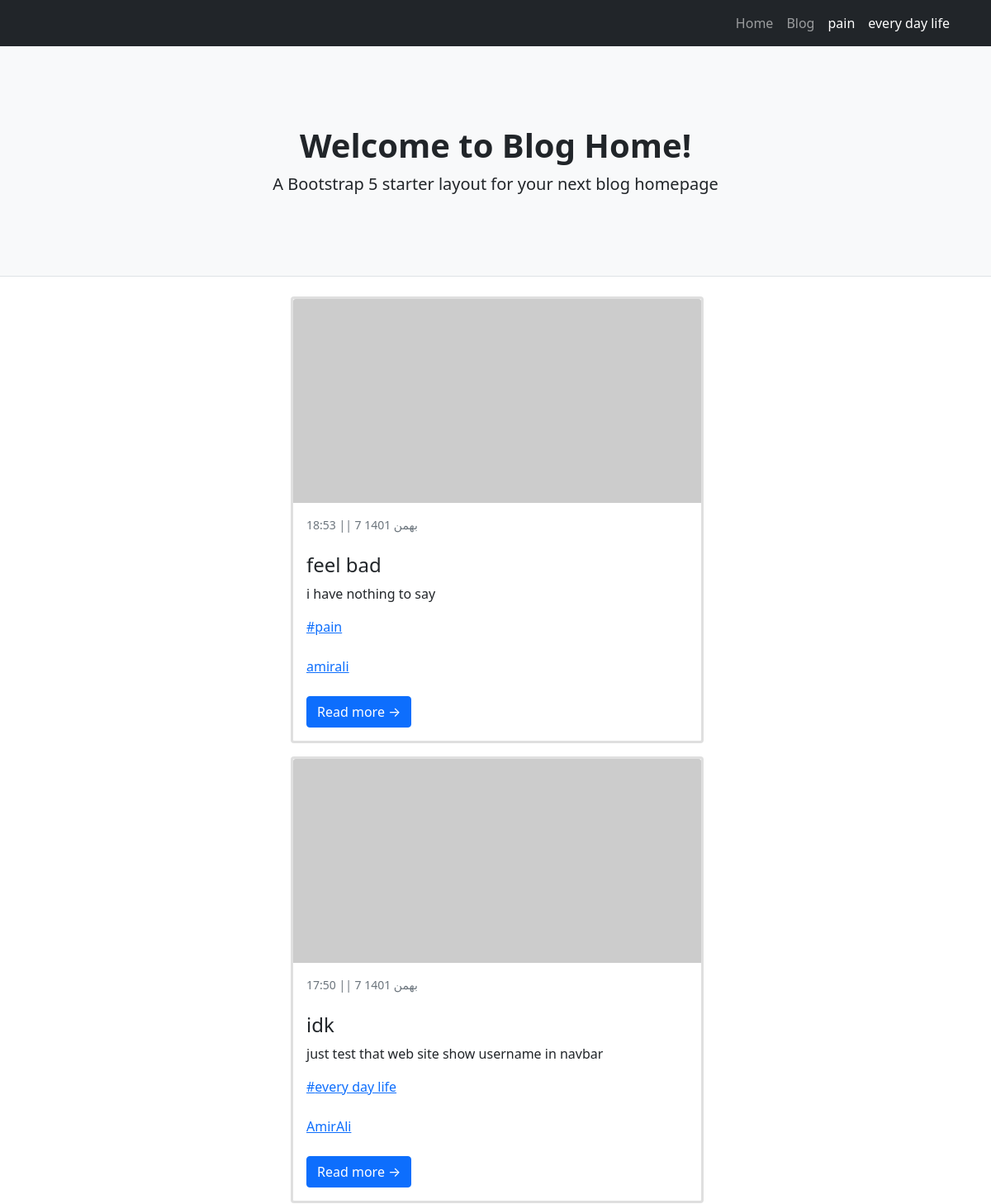
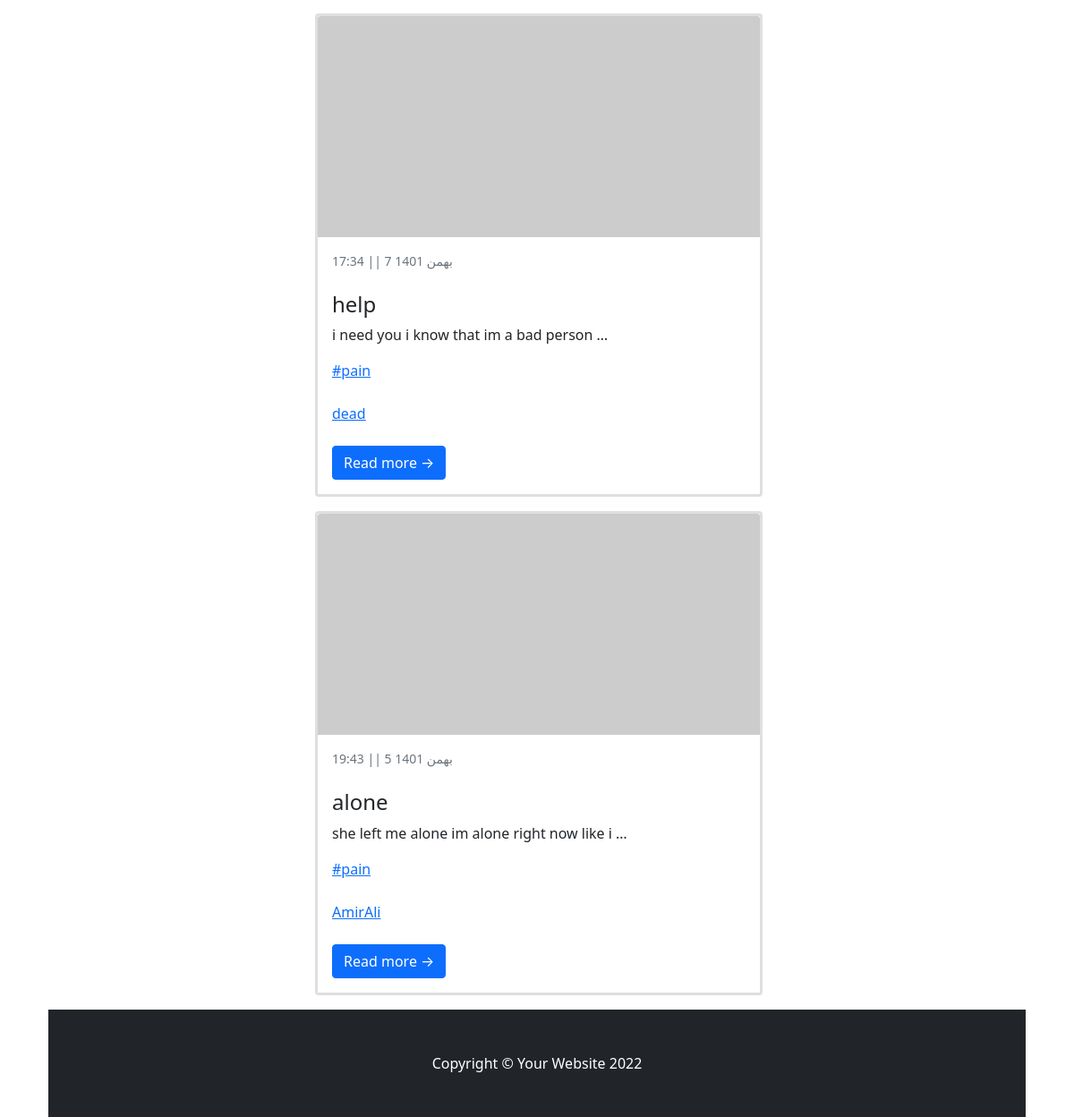
The page / on the database its author committed (2 pictures, top to bottom).
### blog/models.py (models this page shows, shortened)
class Category(models.Model):
    parent = models.ForeignKey("self",default=None,null=True,blank=True,on_delete=models.SET_NULL,related_name='children')
    title = models.CharField(max_length=200)
    slug = models.SlugField(max_length=100,unique=True)
    status = models.BooleanField(default=True,verbose_name="show")
    position = models.IntegerField(verbose_name="order")
    class Meta:
        ordering = ['parent__id','position']
    objects = CategorytManager()

class Article(models.Model):
    STATUS_CHOICES=(
        ('d','draft'),
        ("p",'publish')
    )
    author = models.ForeignKey(User,on_delete=models.SET_NULL,null=True,related_name="posts_of_author")# اختصاص دادن یک نویسدنده برای پست
    title = models.CharField(max_length=200)
    slug = models.SlugField(max_length=100,unique=True)
    category = models.ManyToManyField(Category,related_name="post_of_category")
    descriptions = models.TextField()
    publish= models.DateTimeField(default=timezone.now)
    created = models.DateTimeField(auto_now_add=True)
    updated = models.DateTimeField(auto_now=True)
    status = models.CharField(max_length=1,choices=STATUS_CHOICES)
    class Meta:
        ordering = ["-publish"]
    def jalali_get_publish(self):
         return jalali_converter(self.publish)
    jalali_get_publish.short_description = "date published"
    def category_to_str(self):
        return ", ".join([category.title for category in self.category.active()])
    category_to_str.short_description = "category"  # این اطلاعات را با چه تایتلی در پنل ادمین نشان دهد
    objects = PostManager()

### account/models.py (models this page shows)
class User(AbstractUser):   #ارث بری از کلاس یوزر خود جنگو و ایجاد یوزر جدید برای استفاده توی پروژه
    is_author = models.BooleanField(default=False)
    special_user = models.DateTimeField(default=timezone.now)
    def special_or_not(self):
        if(timezone.now() < self.special_user):   #ایا یوزر الان یوزر طلایی هست یا ن
            return True
        else:
            return False
    special_or_not.boolean = True
    special_or_not.short_description = "special user"

### blog/views.py (the view)
# urls.py: path("",Home.as_view(),name="home"),
class home(ListView):
    queryset = Article.objects.published()
    paginate_by = 5

### blog/models.py (called while the page is built)
    def active(self):
        return self.filter(status=True)

### blog/templatetags/base_tag.py (called while the page is built)
@register.inclusion_tag("blog/partial/navbar_tag.html")
def category_navbar():
    return {"category":Category.objects.filter(status = True)}

### extensions/jalali.py (called while the page is built)
    def persian_tuple(self):
        return self.persian_year, self.persian_month, self.persian_day

### extensions/utils.py (called while the page is built)
def jalali_converter(date):
    date_to_str = "{},{},{}".format(date.year,date.month,date.day)
    date_to_tuple = jalali.Gregorian(date_to_str).persian_tuple()
    date_to_list = list(date_to_tuple)
    for index , month in enumerate(ir_month):
        if date_to_list[1] == index+1:
            date_to_list[1]= month
            break
    output = f" ||  {date_to_list[2]} {date_to_list[1]} {date_to_list[0]}"
    output2 = f"    {date.hour}:{date.minute} "
    retu = [output,output2]
    return retu[1] + retu[0]

### templates/blog/article_list.html (shortened to what this page needs)
{%extends 'blog/base_list.html'%}

### templates/blog/base_list.html (shortened to what this page needs)
{%extends "blog/base.html"%}
{%block main%}
        <div class="container">
            <div class="row">
                <div class="col-lg-8">
                  {%for post in object_list%}
                  <div class="card mb-3">
                      <a href="#!"><img class="card-img-top" src="https://dummyimage.com/700x350/dee2e6/6c757d.jpg" alt="..." /></a>
                      <div class="card-body">
                          <div class="small text-muted">{{post.jalali_get_publish}}</div>
                          <h2 class="card-title h4">{{post.title}}</h2>
                          <p class="card-text">{{post.descriptions|striptags | truncatewords:10}}</p>
                            {%for cat in post.category.active%}
                            <a href='{%url "blog:category" cat.slug%}'><p class="card-text">#{{cat.title}}</p></a> <br>
                            {%endfor%}
                            <a href='{%url "blog:author" post.author%}'><p class="card-text">{{post.author}}</p></a> <br>
                          <a class="btn btn-primary" href="{%url 'blog:Details' post.slug%}">Read more →</a>
                      </div>
                  </div>
                  {%endfor%}
            </div>
        </div>
{%endblock%}

### templates/blog/partial/navbar_tag.html (shortened to what this page needs)
<div class="collapse navbar-collapse" id="navbarSupportedContent">
    <ul class="navbar-nav ms-auto mb-2 mb-lg-0">
        <li class="nav-item"><a class="nav-link" href="{%url 'blog:home'%}">Home</a></li>
        <li class="nav-item"><a class="nav-link" aria-current="page" href="{%url "blog:home"%}">Blog</a></li>
        {%for cat in category%}
            {%if cat.parent == None%}
                <li class="nav-item">
                    <a class="nav-link active" aria-current="page" href="{%url "blog:category" cat.slug %}">{{cat.title}}</a>
                </li>
            {%endif%}
        {%endfor%}
    </ul>
</div>

### rows shown on the page
Category: title "pain"
Category: title "every day life"
Article: jalali_get_publish "18:53 || 7 بهمن 1401", title "feel bad", descriptions "i have nothing to say", author "amirali"
Article: jalali_get_publish "17:50 || 7 بهمن 1401", title "idk", descriptions "just test that web site show username in navbar", author "AmirAli"
Article: jalali_get_publish "17:34 || 7 بهمن 1401", title "help", descriptions "i need you i know that im a bad person …", author "dead"
Article: jalali_get_publish "19:43 || 5 بهمن 1401", title "alone", descriptions "she left me alone im alone right now like i …", author "AmirAli"
